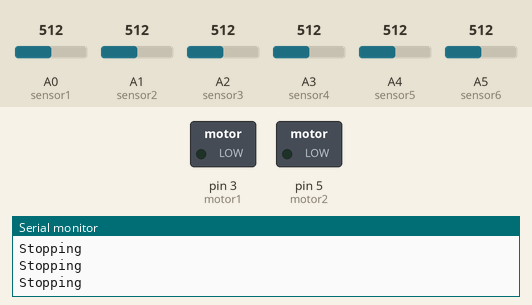
The sketch below on a simulated Arduino Uno, built with avr-gcc and run on an emulated ATmega328P. On the bench: switched loads named in the sketch (green lamp = pin HIGH), the last lines printed to the serial monitor. The test bench sets the inputs (shaded band); at power-on: A1 (sensor2) = 512, A2 (sensor3) = 512, A0 (sensor1) = 512, A3 (sensor4) = 512, A4 (sensor5) = 512, A5 (sensor6) = 512.

Above: at 1.2 s.
1.3 s: A1 (sensor2) set to 591
4.3 s: A1 (sensor2) set to 617
At 4.6 s:
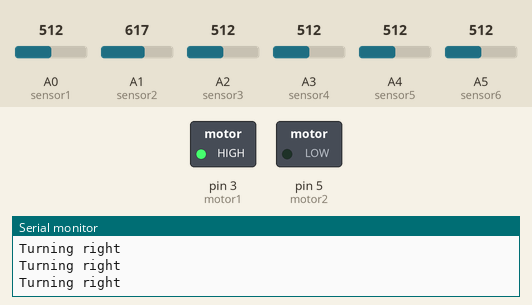
5.8 s: A2 (sensor3) set to 610
At 6.3 s:
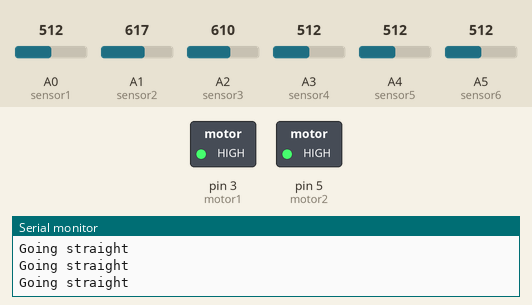
7.3 s: A2 (sensor3) set to 590
At 8.5 s:
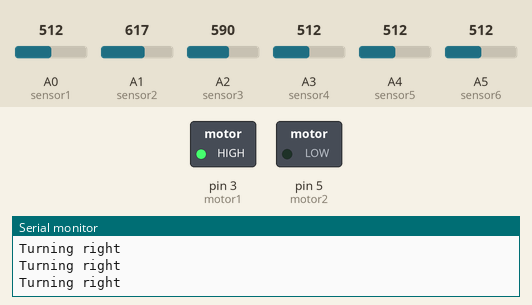
10.3 s: A0 (sensor1) set to 585
13.3 s: A0 (sensor1) set to 614
At 13.7 s:
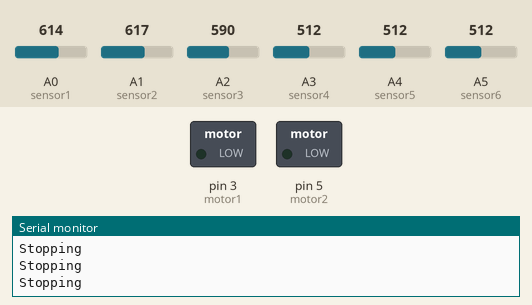
Timing chart, 0 to 15.8 s (numbered marks = the images above; inputs shaded):
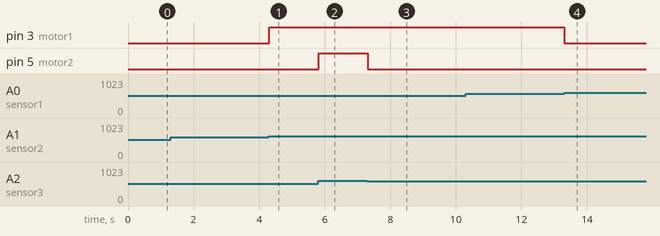

Measured:
- the behaviour switches between 600 and 601 on A1 (sensor2) (found by bisection; images 0 and 1)
- the behaviour switches between 599 and 600 on A0 (sensor1) (found by bisection; images 3 and 4)
- after the input at 4.3 s, pin 3 (motor1): LOW → HIGH at once
- after the input at 5.8 s, pin 5 (motor2): LOW → HIGH at once
- after the input at 7.3 s, pin 5 (motor2): HIGH → LOW at once
- after the input at 13.3 s, pin 3 (motor1): HIGH → LOW at once

The sketch:

IR_Array.ino
```cpp
const int sensor1 = A0; // IR sensor 1 connected to analog pin A0
const int sensor2 = A1; // IR sensor 2 connected to analog pin A1
const int sensor3 = A2; // IR sensor 3 connected to analog pin A2
const int sensor4 = A3; // IR sensor 4 connected to analog pin A3
const int sensor5 = A4; // IR sensor 5 connected to analog pin A4
const int sensor6 = A5; // IR sensor 6 connected to analog pin A5

const int motor1 = 3; // Motor 1 connected to pin 3
const int motor2 = 5; // Motor 2 connected to pin 5

int sensorValues[6]; // array to store sensor values

void setup() {
  pinMode(motor1, OUTPUT);
  pinMode(motor2, OUTPUT);
  Serial.begin(9600); // Initialize serial communication for debugging
}

void loop() {
  readSensors(); // Read sensor values and update sensorValues array

  // If the robot is on the line, go straight
  if (sensorValues[2] > 600) {
    digitalWrite(motor1, HIGH);
    digitalWrite(motor2, HIGH);
    Serial.println("Going straight");
  }
  // If the robot is off the line to the right, turn right
  else if (sensorValues[2] < 600 && sensorValues[1] > 600 && sensorValues[0] < 600) {
    digitalWrite(motor1, HIGH);
    digitalWrite(motor2, LOW);
    Serial.println("Turning right");
  }
  // If the robot is off the line to the left, turn left
  else if (sensorValues[2] < 600 && sensorValues[3] > 600 && sensorValues[4] < 600) {
    digitalWrite(motor1, LOW);
    digitalWrite(motor2, HIGH);
    Serial.println("Turning left");
  }
  // If the robot is completely off the line, stop
  else {
    digitalWrite(motor1, LOW);
    digitalWrite(motor2, LOW);
    Serial.println("Stopping");
  }
}

// Function to read sensor values and update sensorValues array
void readSensors() {
  sensorValues[0] = analogRead(sensor1);
  sensorValues[1] = analogRead(sensor2);
  sensorValues[2] = analogRead(sensor3);
  sensorValues[3] = analogRead(sensor4);
  sensorValues[4] = analogRead(sensor5);
  sensorValues[5] = analogRead(sensor6);
}
```
